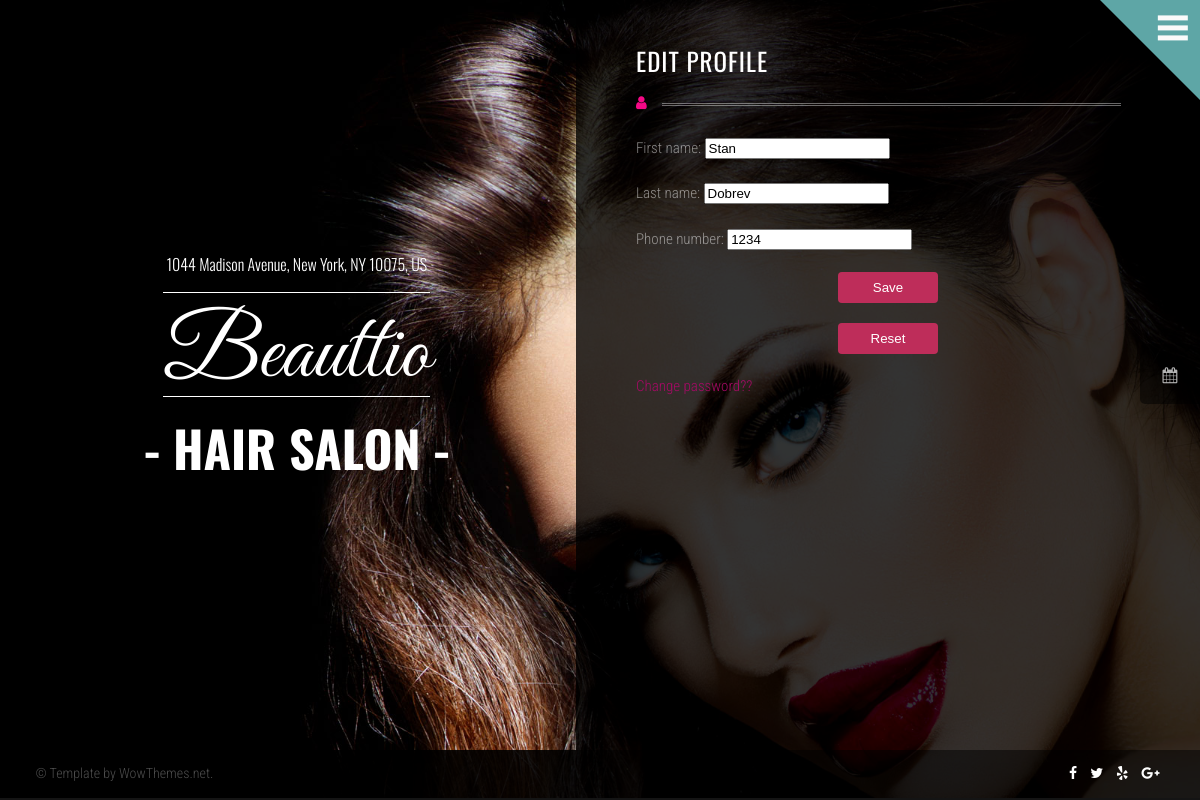
Page /accounts/profile/3/ (signed in) on the earlier database version.
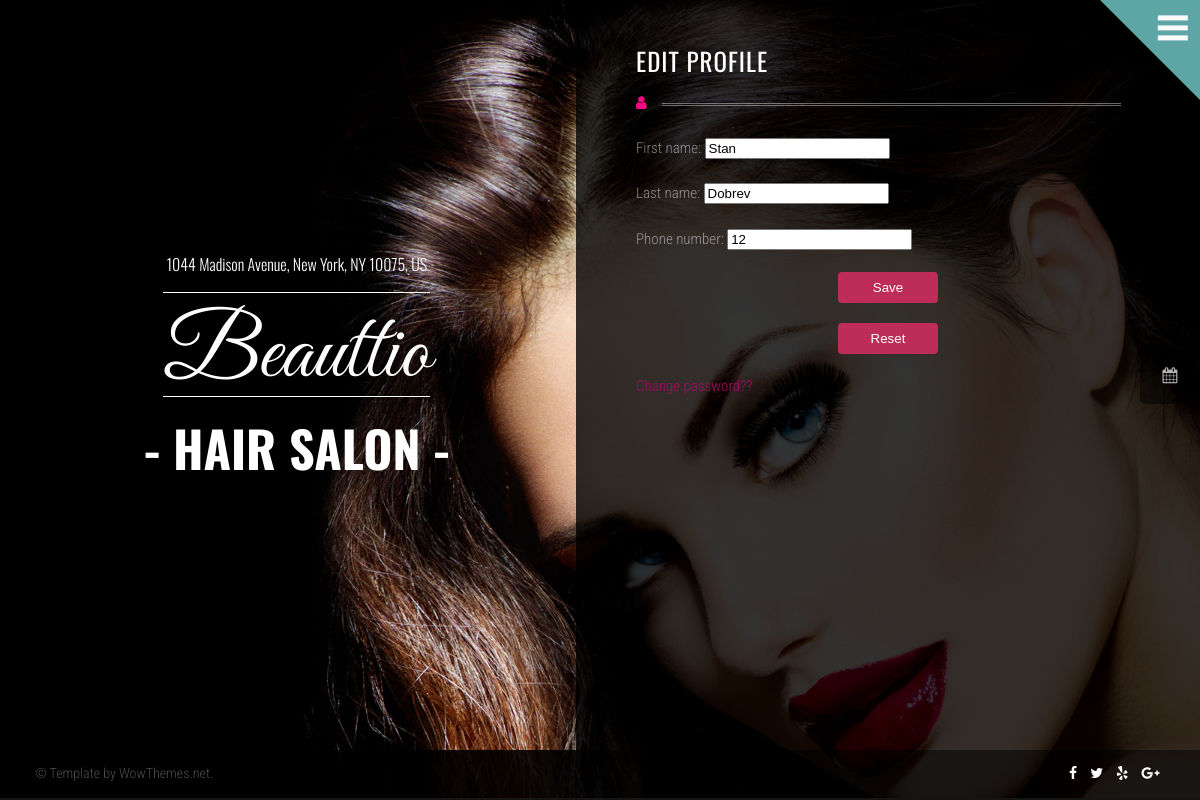
Same page on the later database version.
### HairSaloon/accounts/models.py (models this page shows, shortened)
class HairSaloonUser(auth_models.AbstractBaseUser, auth_models.PermissionsMixin):
    email = models.EmailField(
        _('email address'),
        unique=True,
        error_messages={
            "unique": _("A user with that email already exists."),
        },
    )
    first_name = models.CharField(_("first name"), max_length=150, blank=True)
    last_name = models.CharField(_("last name"), max_length=150, blank=True)
    phone_number = models.CharField(_("phone number"), max_length=15, blank=True)
    date_joined = models.DateTimeField(_("date joined"), default=timezone.now)
    is_staff = models.BooleanField(
        _("staff status"),
        default=False,
        help_text=_("Designates whether the user can log into this admin site."),
    )
    is_active = models.BooleanField(
        _("active"),
        default=True,
        help_text=_(
            "Designates whether this user should be treated as active. "
            "Unselect this instead of deleting accounts."
        ),
    )
    USERNAME_FIELD = 'email'
    objects = HairSaloonUserManager()

### HairSaloon/accounts/views.py (the view, shortened to what this page needs)
# urls.py: path('', HairSalonEditUserView.as_view(), name='edit user'),
class HairSalonEditUserView(LoginRequiredMixin, views.UpdateView):
    template_name = 'accounts/edit.html'
    queryset = UserModel.objects.all()
    fields = ['first_name', 'last_name', 'phone_number', ]

### templates/accounts/edit.html (shortened to what this page needs)
{% extends 'base.html' %}
{% load filters %}
{% load static %}
{% block content %}
    <body style="background-image:url('{% static 'img/bg6.jpg' %}');background-attachment:fixed;background-size:cover;">
    {% include 'partials/menu_and_calendar.html' %}
    <div class="container">
        <div class="logoarea">
            <div class="intro">
                <h1><span class="smaller wow zoomIn" data-wow-duration="2s" data-wow-delay="0.5">1044 Madison Avenue, New York, NY 10075, US</span>
                    <span class="big wow pulse" data-wow-duration="1s" data-wow-delay="0s">Beauttio</span>
                    <span class="small wow fadeIn" data-wow-duration="2s" data-wow-delay="0.5s">- HAIR SALON -</span>
                </h1>
            </div>
        </div>
        <div class="pagearea">
            <h1 class="page-headline">EDIT PROFILE</h1>
            <i class="iconstartitle textmagenta fa fa-user"></i>
            <div class="edit-container">
                <div class="edit-form-content">
                    <form action="{% url 'edit user' pk=user.pk %}" method="post">
                        {{ form.as_p }}
                        <p><button type="submit" class="btn login-btn">Save</button></p>
                        <p><button type="reset" class="btn login-btn">Reset</button></p>
                        <a href="{% url 'password change' pk=user.pk %}">Change password??</a>
                    </form>
                </div>
            </div>
        </div>
    </div>
    {% include 'partials/footer.html' %}
    </body>
{% endblock %}

### templates/base.html
{% load static %}
<!DOCTYPE html>
<html lang="en">
{% include 'partials/header.html' %}
{% block content %}
{% endblock %}
</html>

### templates/partials/header.html (shortened to what this page needs)
{% load static %}
<head>
    <link href="{% static 'css/style.css' %}" rel="stylesheet">
    <link rel="stylesheet" href="https://maxcdn.bootstrapcdn.com/font-awesome/4.5.0/css/font-awesome.min.css">
    <link href='https://cdnjs.cloudflare.com/ajax/libs/fullcalendar/4.2.0/core/main.min.css' rel='stylesheet'/>
    <link href='https://cdnjs.cloudflare.com/ajax/libs/fullcalendar/4.2.0/daygrid/main.min.css' rel='stylesheet'/>
</head>

### templates/partials/menu_and_calendar.html (shortened to what this page needs)
<div class="menu-outer">
    <div class="menu-icon">
        <div class="bar"></div>
        <div class="bar"></div>
        <div class="bar"></div>
    </div>
</div>
<a href="#">
    <div class="fixedcallicon">
        <i class="fa fa-calendar"></i>
    </div>
</a>

### templates/partials/footer.html (shortened to what this page needs)
<footer class="footer">
    <div class="container">
        <div class="pull-left">&copy; Template by WowThemes.net.</div>
        <div class="pull-right">
            <div class="footericons">
                <a href="#"><i class="fa fa-facebook"></i></a>
                <a href="#"><i class="fa fa-twitter"></i></a>
                <a href="#"><i class="fa fa-yelp"></i></a></a>
                <a href="#"><i class="fa fa-google-plus"></i></a>
            </div>
        </div>
    </div>
</footer>

### templates/partials/script_other_page.html (shortened to what this page needs)
{% load static %}

Differences in the rows shown:
changed HairSaloonUser "Stan": phone_number "1234" → "12"
